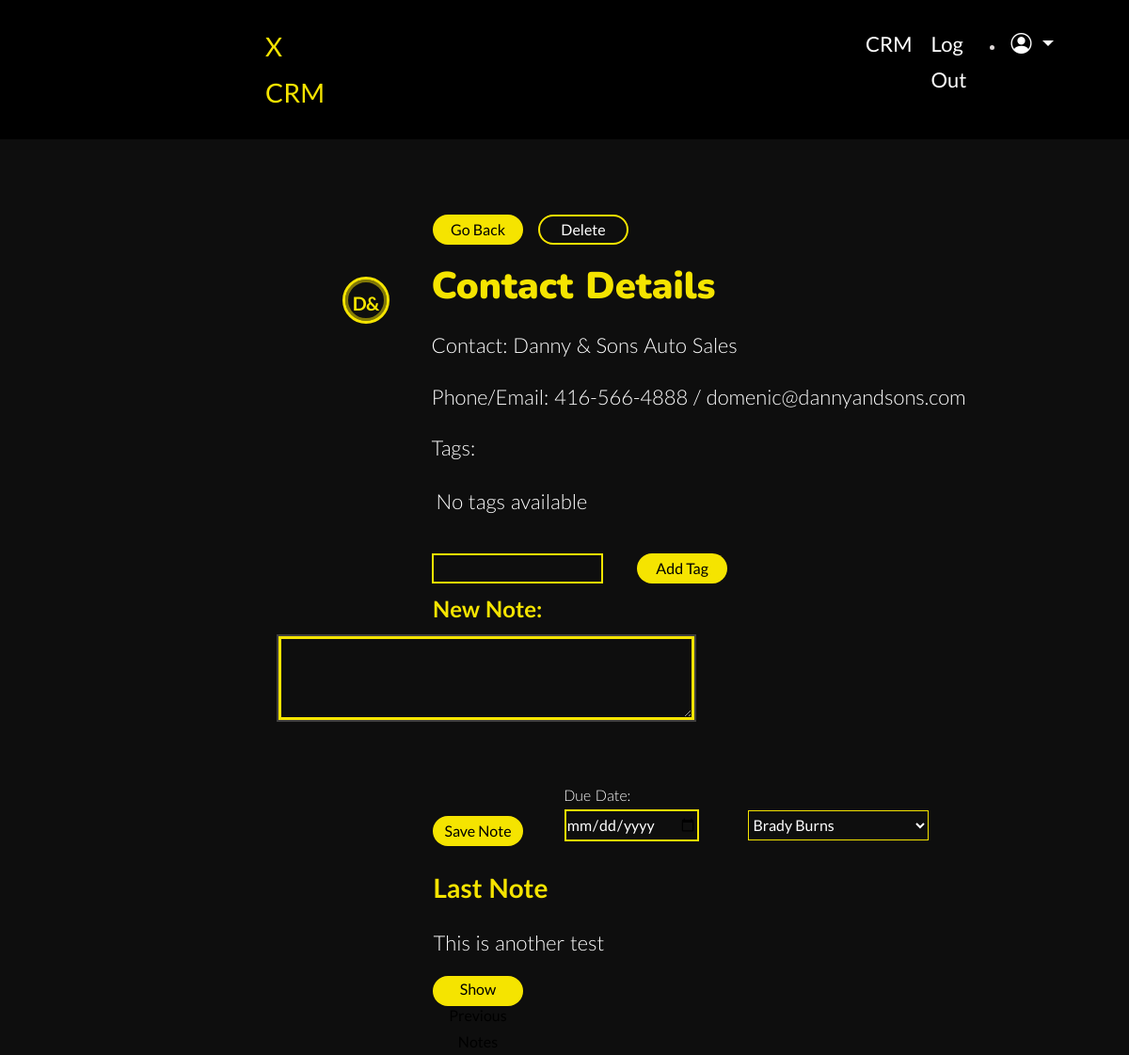
The app's page /contact_detail/1 (signed in), older data.
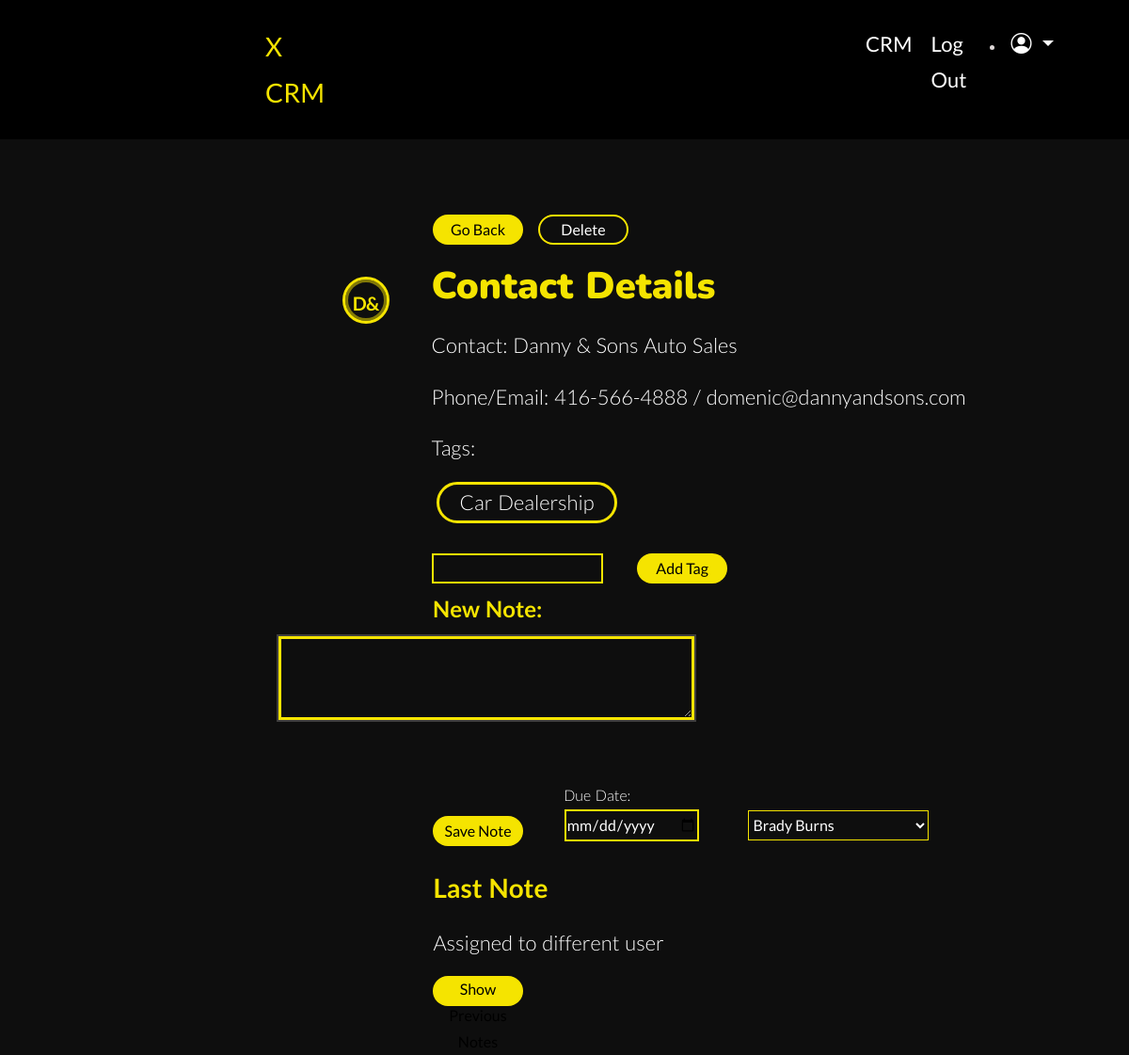
The same page, newer data.
### my_package/models.py (models this page shows)
class CRM(db.Model):
    __tablename__ = 'CRM'
    id = db.Column(db.Integer, primary_key=True)
    contactname = db.Column(db.String(10000))
    date = db.Column(db.DateTime(timezone=True), default=func.now())
    user_id = db.Column(db.Integer, db.ForeignKey('user.id'))
    Contact = db.Column(db.String(10000))
    PhoneEmail = db.Column(db.String(10000))
    tags = db.relationship('Tags', secondary=crm_tags, lazy='subquery', back_populates='contacts')
    notes = db.relationship('Note', backref='contact', lazy=True)
    user = db.relationship('User', back_populates='crm')
    contactlastname = db.Column(db.String(10000))
    contactbillingaddress = db.Column(db.String(10000))
    contactbillingaddresscity = db.Column(db.String(10000))
    contactbillingaddressstate = db.Column(db.String(10000))
    contactbillingaddresscountry = db.Column(db.String(10000))
    contactbillingaddresszip = db.Column(db.String(10000))
    leadstatus = db.Column(db.String(10000))
    contactemail = db.Column(db.String(10000))
    contactphone = db.Column(db.String(10000))
    contactcompany = db.Column(db.String(10000))
    organization_id = db.Column(db.Integer, db.ForeignKey('organization.id'))
    organization = db.relationship('Organization', back_populates='contacts')

class Note(db.Model):
    id = db.Column(db.Integer, primary_key=True)
    content = db.Column(db.String(10000))
    created_at = db.Column(db.DateTime(timezone=True), default=func.now())
    contact_id = db.Column(db.Integer, db.ForeignKey('CRM.id'))
    due_date = db.Column(db.DateTime(timezone=True), nullable=True)
    organization_id = db.Column(db.Integer, db.ForeignKey('organization.id'))
    organization = db.relationship('Organization', back_populates='notes')
    assigned_to = db.Column(db.Integer, db.ForeignKey('user.id'))

class Tags(db.Model):
    __tablename__ = 'Tags'
    id = db.Column(db.Integer, primary_key=True)
    name = db.Column(db.String(50), unique=True, nullable=False)
    contacts = db.relationship('CRM', secondary=crm_tags, lazy='subquery', back_populates='tags')

### app.py (the view)
@app.route('/contact_detail/<int:id>')
@login_required
def contact_detail(id):
    contact = CRM.query.get_or_404(id)
    notes = Note.query.filter_by(contact_id=id, organization_id=current_user.organization_id).all()
    organization_users = User.query.filter_by(organization_id=current_user.organization_id).all()
    return render_template('contact_detail.html', contact=contact, notes=notes, user=current_user, organization_users=organization_users)

### app.py (called while the page is built)
@login_manager.user_loader
def load_user(id):
    return User.query.get(int(id))

### my_package/templates/contact_detail.html (shortened to what this page needs)
{% extends 'layout.html' %}
{% block content %}
<div class="contact-details-div">
    <a href="{{ url_for('crm') }}"><button class="back-to-crm">Go Back</button></a>
    <form action="{{ url_for('delete_contact', contact_id=contact.id) }}" method="post">
        <input class="delete-contact-btn" type="submit" value="Delete" onclick="return confirm('Are you sure you want to delete this contact?');">
    </form>
</div>
<div class="contact-details-div">
    {% set initials = '' %}
                        {% if contact.Contact %}
                            {% set names = contact.Contact.split(' ') %}
                            {% set initials = names[0][0].upper() if names[0] else '' %}
                            {% set initials = initials + (names[1][0].upper() + names[2][0].upper() if names|length > 2 and names[1] else (names[1][0].upper() if names|length > 1 and names[1] else names[0][-1].upper())) %}
                        {% elif contact.contactcompany %}
                            {% set names = contact.contactcompany.split(' ') %}
                            {% set initials = names[0][0].upper() if names[0] else '' %}
                            {% set initials = initials + (names[1][0].upper())%}
                        {% elif contact.contactfirstname and contact.contactlastname %}
                            {% set initials = contact.contactfirstname[0].upper() + contact.contactlastname[0].upper() %}
                        {% elif contact.contactfirstname %}
                            {% set initials = contact.contactfirstname[0].upper() + contact.contactfirstname[-1].upper() %}
                        {% elif contact.contactlastname %}
                            {% set initials = contact.contactlastname[0].upper() + contact.contactlastname[-1].upper() %}
                        {% else %}
                            {% set initials = 'XX' %}
                        {% endif %}
    <div class="profile-picture profile-picture-details">{{ initials }}</div>
    <div class="contact-details-txt">
        <h1 class="contact-details-header">Contact Details</h1>
        <p class="contact-details">Contact:
            {% if contact.contactfirstname and contact.contactlastname %}
                {{ contact.contactfirstname }} {{ contact.contactlastname }}
            {% elif contact.contactcompany %}
                {{ contact.contactcompany }}
            {% else %}
                {{ contact.Contact }}
            {% endif %}</p>
        <p class="contact-details">Phone/Email:
            {% if contact.contactphone and contact.contactemail %}
                {{ contact.contactphone }} / {{ contact.contactemail }}
            {% elif contact.contactphone %}
                {{ contact.contactphone }}
            {% elif contact.contactemail %}
                {{ contact.contactemail }}
            {% else %}
                No phone or email available
            {% endif %}</p>
        <p class="contact-details">Tags:
            <ul class="contact-tags">
                {% for tag in contact.tags %}
                    <p class="tag-btn">{{ tag.name }}</p>
                {% else %}
                    <p class="tag-btn-none">No tags available</p>
                {% endfor %}
            </ul>
        </p>
        <form action="{{ url_for('add_tag', id=contact.id) }}" method="POST">
            <label for="new_tag">Add Tag:</label>
            <input type="text" name="new_tag" id="new_tag">
            <button class="add-tag" type="submit">Add Tag</button>
        </form>
    </div>
</div>
<form class="new-note-form" action="{{ url_for('save_notes', id=contact.id) }}" method="POST">
    <label class="notes-label" for="notes">New Note:</label>
    <textarea class="notes-txt-input" name="notes" id="notes"></textarea>
    <label class="label-due-date" for="due_date">Due Date:</label>
    <input type="date" name="due_date" id="due_date">
    <select class="assigned-to" name="assigned_to">
        {% for user in organization_users %}
            <option value="{{ user.id }}">{{ user.firstname }} {{ user.lastname }}</option>
        {% endfor %}
    </select>
    <button class="notes-submit-btn" type="submit">Save Note</button>
</form>
<h3 class="last-note-heading">Last Note</h3>
<p class="last-note">{{ notes[-1].content if notes else "No notes available" }}</p>
<div class="contact-details-button-div">
    <button id="toggleNotes">Show Previous Notes</button>
</div>
{% endblock %}

### my_package/templates/layout.html (shortened to what this page needs)
<!DOCTYPE html>
<html lang="en">
  <head>
    <link
      rel="stylesheet"
      href="https://stackpath.bootstrapcdn.com/bootstrap/4.4.1/css/bootstrap.min.css"
    />
    <link
      rel="stylesheet"
      href="https://stackpath.bootstrapcdn.com/font-awesome/4.7.0/css/font-awesome.min.css"
    />
    <link
      rel="stylesheet"
      href="{{ url_for('static', filename='css/main.css') }}"
    />
    <link href="https://cdn.jsdelivr.net/npm/bootstrap-icons@1.10.0/font/bootstrap-icons.css" rel="stylesheet">
  </head>
  <body>
    <header>
      <div class="menu-container" id="menuContainer">
        <div>
          <a class="brand-name nav-link" href="/" id="navLink">X CRM</a>
        </div>
        <ul class="nav-lists">
            {% if user.is_authenticated %}
            <li class="nav-list">
              <a class="nav-link active" href="/CRM" id="navLink">CRM</a>
            </li>
            <li class="nav-list">
              <a class='nav-link active' href="/auth/logout" id="navLink">Log Out</a>
            </li>
            <li class="nav-item dropdown">
              <a class="nav-link dropdown-toggle" href="#" id="navbarDropdown" role="button" data-bs-toggle="dropdown" aria-haspopup="true" aria-expanded="false">
                <i class="bi bi-person-circle" id="accountPicture"></i>
              </a>
            </li>
            {% endif %}
        </ul>
      </div>
    </header>
    <main>
      {% block content %} {% endblock %}
    </main>
  </body>
</html>

Row changes from the older to the newer data that the page shows:
added Tags: name "Car Dealership"
changed Note: content "This is another test" → "Assigned to different user"
Text that changed along with them:
text no longer shown: "No tags available"
